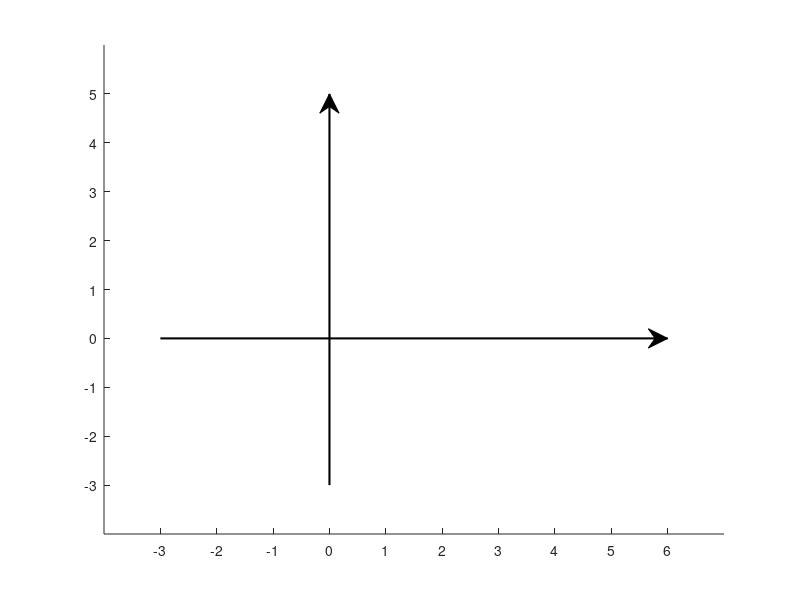

Write the MATLAB code that produced this figure. (Note: this script raises an error after producing the figure.)
%% Plot 2d sigmoid functions for various values of w1, w2.
% i.e. sigmoid(w1*x1 +%w2*x2)
%%
function sigmoidplot2D


% Plot sigmoids with these parameters
w_1 = [-2 ; -2 ; 0 ; 1 ; 1 ; 2 ;  2 ; 3 ; 5 ; 5];
w_2 = [-1 ;  3 ; 2 ; 4 ; 0 ; 2 ; -2 ; 0 ; 4 ; 1];

lowRes = 0;     % Set to 1 for black and white printing
fullscreen = 1; % Set to 1 to enlarge figure window

left   = min(w_1)-2;   right = max(w_1)+2;
bottom = min(w_2)-2;   top   = max(w_2)+2;

mainFig = setupMainFig;
main_axes = gca;
px = @(x)getX(main_axes,left,right,x); 
py = @(y)getY(main_axes,bottom,top,y);
annotate;

for i=1:length(w_1)
    plotSig(w_1(i),w_2(i),mainFig);    
end
if lowRes
  printPmtkFigure('sigmoidPlot2dColor');
else
   printPmtkFigure('sigmoidPlot2dBW');
end

%%
% Plot a single 2d sigmoid with specified values for w1, w2 to the
% specified figure, 'fig' at relative position, (w1,w2)
function plotSig(w1,w2,fig)
    imageSize = 0.1;
    ax = axes('Parent',fig,'Position',[px(w1), py(w2), imageSize, imageSize],'FontSize',8);
    sig = @(x1,x2)sigmoid(x1.*w1 + x2.*w2);
    stepSize = 0.1; % Decrease to increase image resolution, ( < 0.05 takes up a lot of memory )
    if(lowRes)
        stepSize = 1.2;
    end
    [x1, x2] = meshgrid(-10:stepSize:10,-10:stepSize:10); 
    [rows cols] = size(x1);
    z = sig(x1(:),x2(:));
    z = reshape(z,rows,cols);
    if(lowRes)
        surf(x1,x2,z,'Parent',ax,'LineWidth',0.5,'FaceColor',[1 1 1],'EdgeColor',[0 0 0]);
    else
        surf(x1,x2,z,'FaceColor','interp','EdgeColor','interp');
    end
    view([45 35]);
    xlabel('x_1','FontSize',8,'HorizontalAlignment','right');
    ylabel('x_2','FontSize',8,'HorizontalAlignment','left');
    axis([-10,10,-10,10,0,1]);
    title(['W = ( ', num2str(w1),' , ',num2str(w2),' )'],'FontWeight','bold','FontSize',10);
end
%%
%Convert from a relative x position within the axes to an absolute position
%within the figure. Specify the axes by 'ax', the min and max x values
%within the axes and the relative position, 'xpos' you wish to convert to
%an absolute position. 
function xabs = getX(ax,xmin,xmax,xpos)
    xscale = xmax - xmin;
    axAbs = get(ax,'Position');
    xabs = axAbs(1) + ((xpos-xmin) ./ xscale).*axAbs(3);
end

%see getX
function yabs = getY(ax,ymin,ymax,ypos)
    yscale = ymax - ymin;
    axAbs = get(ax,'Position');
    yabs = axAbs(2) + ((ypos-ymin) ./ yscale).*axAbs(4);
end
%%
% Setup the main figure
function fig = setupMainFig
    close all;
    scrsz = get(0,'ScreenSize');
    if(fullscreen)
        fig = figure('Position',[20 50 9*scrsz(3)/10 8*scrsz(4)/10]);
    else
        fig = figure;
    end
    axis([left,right,bottom,top]);
    set(gca,'XTick',left+1:right-1);
    set(gca,'YTick',bottom+1:top-1);
    hold on;
end
%%
% Add arrows and labels
function annotate
    annotation(mainFig,'arrow',[px(left+1),px(right-1)],[py(0),py(0)],'LineWidth',1.5);
    annotation(mainFig,'arrow',[px(0), px(0)],[py(bottom+1),py(top-1)],'LineWidth',1.5);
    annotation(mainFig,'textbox','String',{'w_1'},'FontWeight','bold','FontSize',12,'FontName','Arial','FitHeightToText','off','LineStyle','none','Position',[px(right-1.5) py(-0.5) 0.04 0.04]);
    annotation(mainFig,'textbox','String',{'w_2'},'FontWeight','bold','FontSize',12,'FontName','Arial','FitHeightToText','off','LineStyle','none','Position',[px(-0.4) py(top-1.5) 0.04 0.04]);
end

end
